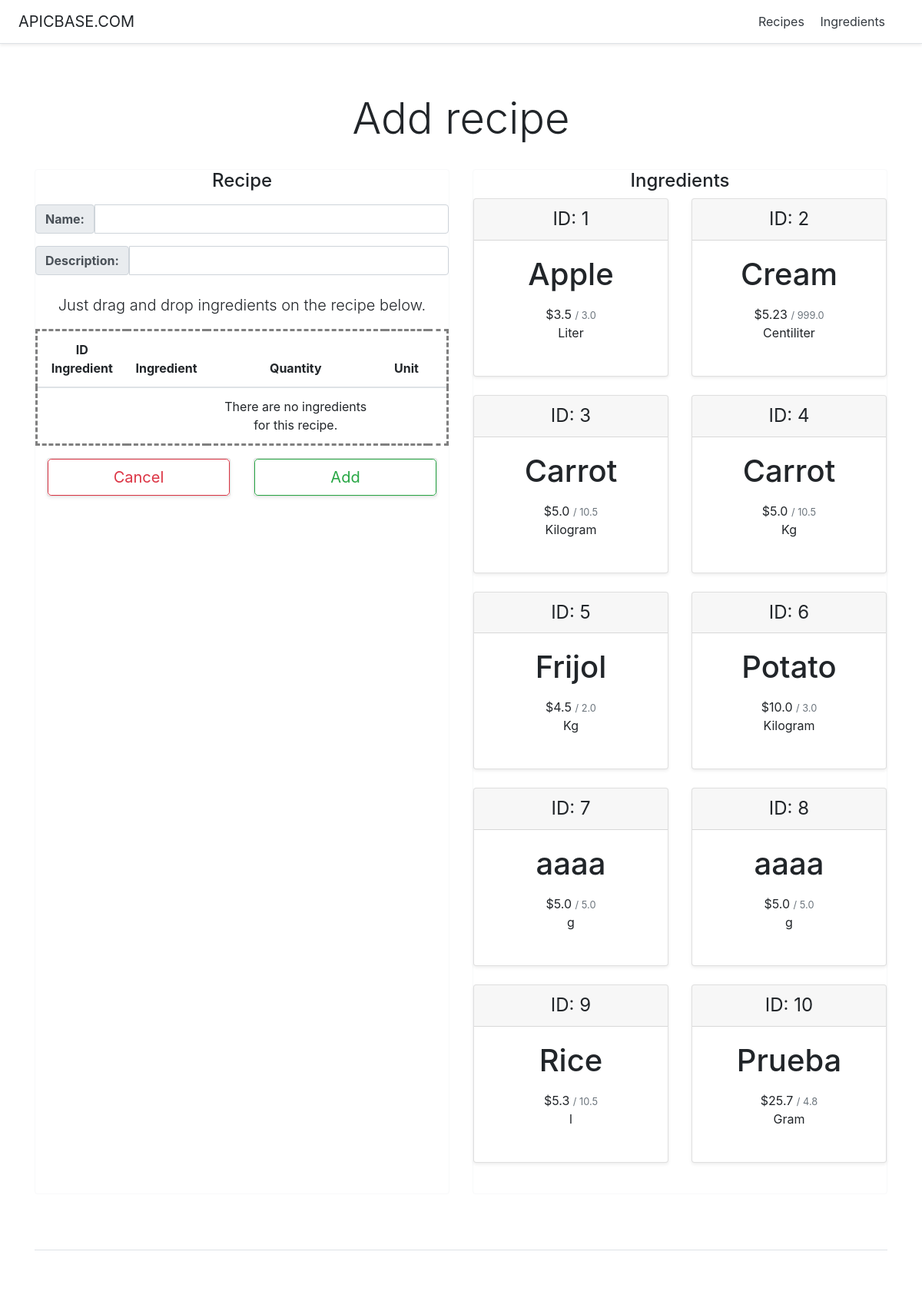
Page /recipeManager/add/ on the earlier database version.
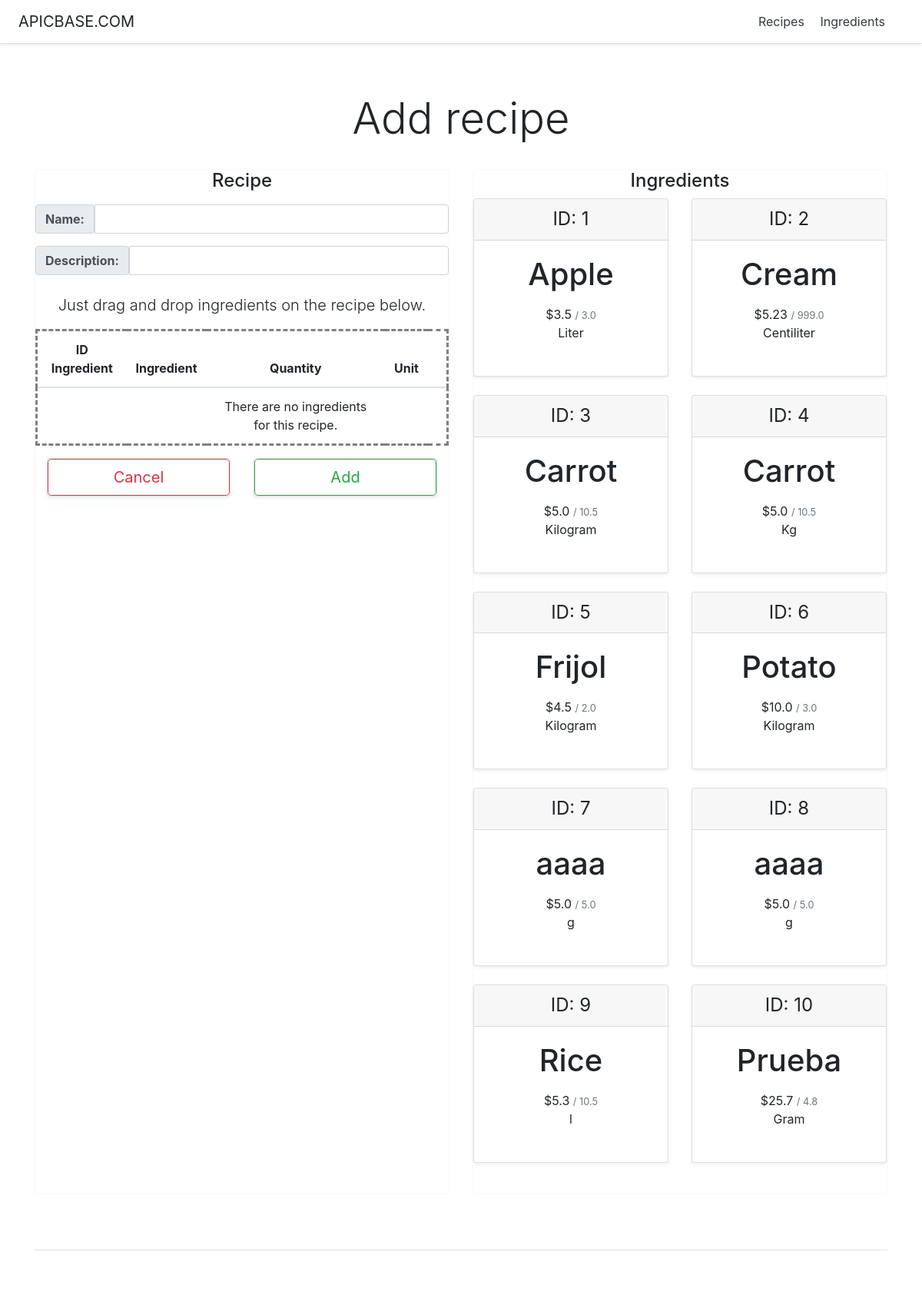
Same page on the later database version.
### recipeManager/models.py (models this page shows, shortened)
class Ingredient(models.Model):
    id = models.AutoField(primary_key=True)
    name = models.CharField(max_length=200)
    cost = models.FloatField()
    amount = models.FloatField()
    GRAMS='g.'
    KILOGRAMS='Kg.'
    CENTILITERS='cl.'
    LITERS='l.'
    UNIT_CHOICES = (
        (GRAMS, 'Gram'),
        (KILOGRAMS, 'Kilogram'),
        (CENTILITERS, 'Centiliter'),
        (LITERS, 'Liter')
    )
    unit = models.CharField(
        max_length=2,
        choices=UNIT_CHOICES,
        default=GRAMS,
    )

### recipeManager/views.py (the view)
# urls.py: path('add/', views.AddRecipeView.as_view(), name='addRecipe'),
class AddRecipeView(generic.ListView):
    context_object_name = 'ingredients_list'
    template_name = 'recipeManager/addRecipe.html'
    def get_queryset(self):
        ingredients = Ingredient.objects.all()
        if 'search' in self.request.GET:
            return doSearch(self.request.GET['search'], ingredients)
        else:
            return ingredients

### recipeManager/templates/recipeManager/addRecipe.html (shortened to what the changed rows need)
<!DOCTYPE html>
<html lang="en">
   <head>
      {% load static %}
      <link href="{%static 'recipeManager/pricing.css'%}" rel="stylesheet">
      {% load static %}
      <link href="{%static 'recipeManager/bootstrap.min.css'%}" rel="stylesheet">
   </head>
   <body>
      <div class="pricing-header px-3 py-3 pt-md-5 pb-md-4 mx-auto text-center">
         <h1 class="display-4">Add recipe</h1>
      </div>
      <div class="container">
         <div class="card-deck mb-3 text-center">
            <div class="card mb-4 border-light">
              <form action="{% url 'recipeManager:createRecipe' %}" method="post">
               <table style="border-style: dashed;" id="table" class="table table-hover" ondrop="drop(event)" ondragover="allowDrop(event)">
                  <thead>
                     <tr>
                        <th scope="col">ID Ingredient</th>
                        <th scope="col">Ingredient</th>
                        <th scope="col">Quantity</th>
                        <th scope="col">Unit</th>
                        <th></th>
                     </tr>
                  </thead>
               </table>
             </form>
            </div>
            <div class="card mb-4 border-light">
               <div class="card-deck mb-3 text-center">
                  {% if ingredients_list %}
                  {% for ingredient in ingredients_list %}
                  <div id="{{ ingredient.id }}" draggable="true" ondragstart="drag(event)" class="card mb-4 shadow-sm">
                     <div class="card-header">
                        <h4 id="igredientId{{ ingredient.id }}" class="my-0 font-weight-normal">ID: {{ ingredient.id }}</h4>
                     </div>
                     <div class="card-body">
                        <h1 id="ingredientName{{ ingredient.id }}" class="card-title pricing-card-title">{{ ingredient.name }}</h1>
                        <ul class="list-unstyled mt-3 mb-4">
                           <li>${{ ingredient.cost }} <small class="text-muted">/ {{ ingredient.amount }}</small></li>
                           <li id="ingredientUnit{{ ingredient.id }}">{{ ingredient.get_unit_display }}</li>
                        </ul>
                     </div>
                  </div>
                  {% endfor %}
                  {% else %}
                  <p><strong>No ingredients available.</strong></p>
                  {% endif %}
               </div>
            </div>
         </div>
      </div>
   </body>
</html>

Differences in the rows shown:
changed Ingredient "Frijol": unit "Kg" → "Kilogram"
